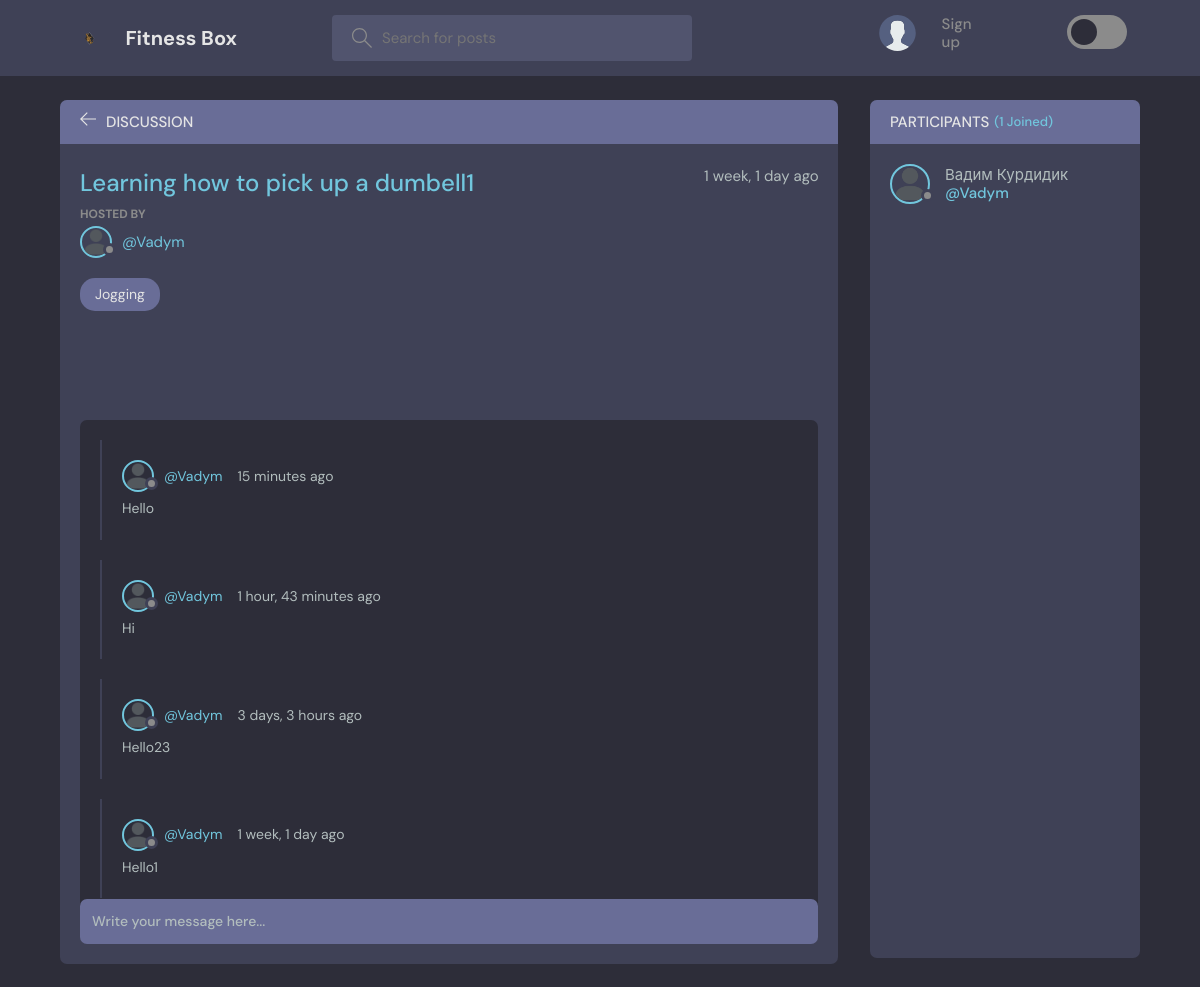
The app's page /room/1/, older data.
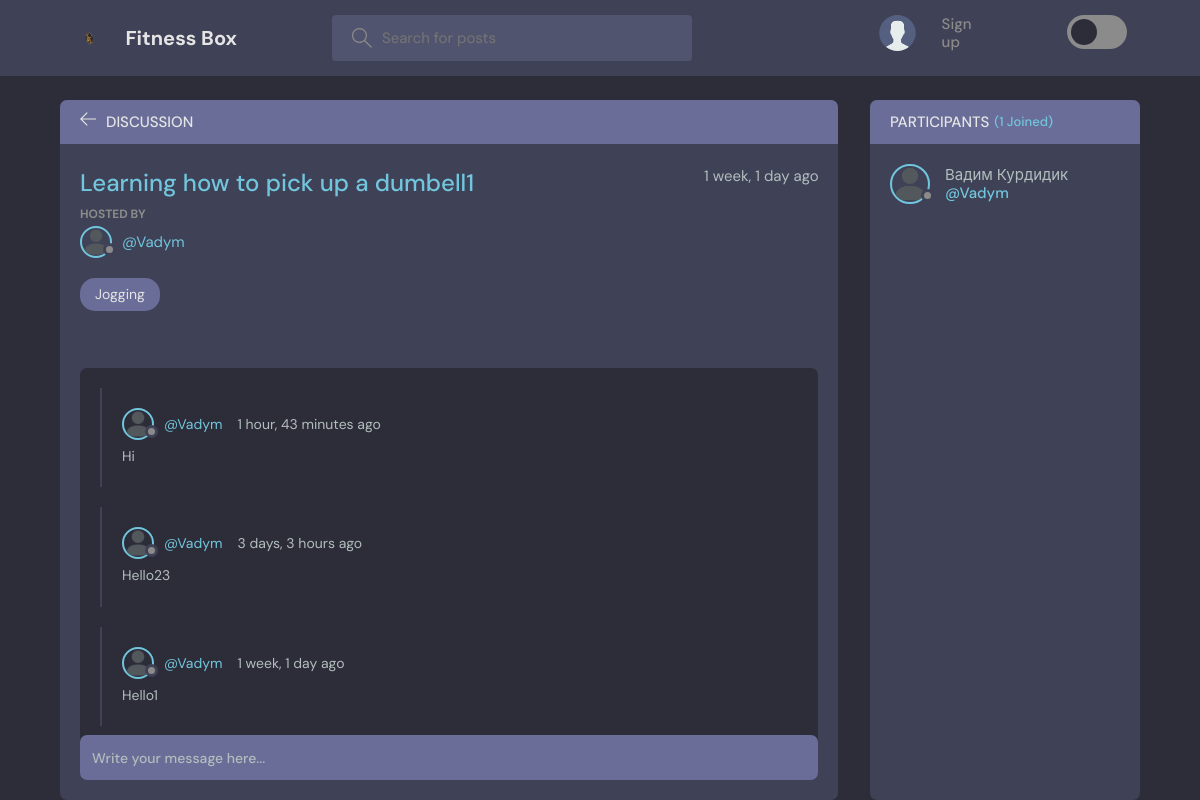
The same page, newer data.
### base/models.py (models this page shows, shortened)
class Message(models.Model):
    user = models.ForeignKey(User, on_delete = models.CASCADE)
    room = models.ForeignKey(Room, on_delete = models.CASCADE)
    body = models.TextField()
    updated = models.DateTimeField(auto_now = True)
    created = models.DateTimeField(auto_now_add = True)
    class Meta:
        ordering = ['-updated', 'created']

class User(AbstractUser):
    name = models.CharField(max_length=200, null=True)
    email = models.EmailField(unique=True, null=True)
    bio = models.TextField(null=True)
    avatar = models.ImageField(null=True, default="static/images/avatar.svg")
    USERNAME_FIELD = 'email'
    REQUIRED_FIELDS = []

### base/views.py (the view, shortened to what this page needs)
# urls.py: path('room/<str:pk>/', views.room, name="room"),
def room(request, pk):
    room = Room.objects.get(id=pk)
    room_messages = room.message_set.all()
    participants = room.participants.all()
    context = {'room': room, 'room_messages': room_messages,
               'participants': participants}
    return render(request, 'base/room.html', context)

### base/models.py (called while the page is built)
    def __str__(self):
        return self.name

### base/templates/base/room.html (shortened to what this page needs)
{% extends 'main.html' %}
{%load static%}
{% block content %}
<main class="profile-page layout layout--2">
  <div class="container">
    <div class="room">
      <div class="room__top">
        <div class="room__topLeft">
          <a href="{% url 'home' %}">
            <svg version="1.1" xmlns="http://www.w3.org/2000/svg" width="32" height="32" viewBox="0 0 32 32">
              <title>arrow-left</title>
              <path
                d="M13.723 2.286l-13.723 13.714 13.719 13.714 1.616-1.611-10.96-10.96h27.625v-2.286h-27.625l10.965-10.965-1.616-1.607z">
              </path>
            </svg>
          </a>
          <h3>Discussion</h3>
        </div>
      </div>
      <div class="room__box scroll">
        <div class="room__header scroll">
          <div class="room__info">
            <h3>{{room.name}}</h3>
            <span>{{room.created|timesince}} ago</span>
          </div>
          <div class="room__hosted">
            <p>Hosted By</p>
            <a href="{% url 'user-profile' room.host.id %}" class="room__author">
              <div class="avatar avatar--small">
                <img src="{{room.host.avatar.url}}" />
              </div>
              <span>@{{room.host.username}}</span>
            </a>
          </div>
          <span class="room__topics">{{room.topic}}</span>
        </div>
        <div class="room__conversation">
          <div class="threads scroll">
            {% for message in room_messages %}
            <div class="thread">
              <div class="thread__top">
                <div class="thread__author">
                  <a href="{% url 'user-profile' message.user.id %}" class="thread__authorInfo">
                    <div class="avatar avatar--small">
                      <img src="{{message.user.avatar.url}}" />
                    </div>
                    <span>@{{message.user.username}}</span>
                  </a>
                  <span class="thread__date">{{message.created|timesince}} ago</span>
                </div>
              </div>
              <div class="thread__details" data-message-id="{{ message.id }}" data-message-body = "{{message.body}}">
                <div class="thread__message" messageId="{{ message.id }}" messageBody = "{{message.body}}" >{{message.body}}</div>
              </div>
            </div>
            {% endfor %}
          </div>
        </div>
      </div>
      <div class="room__message">
        <form action="{%url 'create-message' room.id%}" method="POST">
          <input name="body" placeholder="Write your message here..." />
        </form>
      </div>
    </div>
    <div class="participants">
      <h3 class="participants__top">Participants <span>({{participants.count}} Joined)</span></h3>
      <div class="participants__list scroll">
        {% for user in participants %}
        <a href="{%  url 'user-profile' user.id %}" class="participant">
          <div class="avatar avatar--medium">
            <img src="{{user.avatar.url}}" />
          </div>
          <p>
            {{user.name}}
            <span>@{{user.username}}</span>
          </p>
        </a>
        {% endfor %}
      </div>
    </div>
  </div>
</main>
{% endblock content %}

Row changes from the older to the newer data that the page shows:
removed Message: user.avatar (picture), user.username "Vadym", created "15 minutes", body "Hello"
